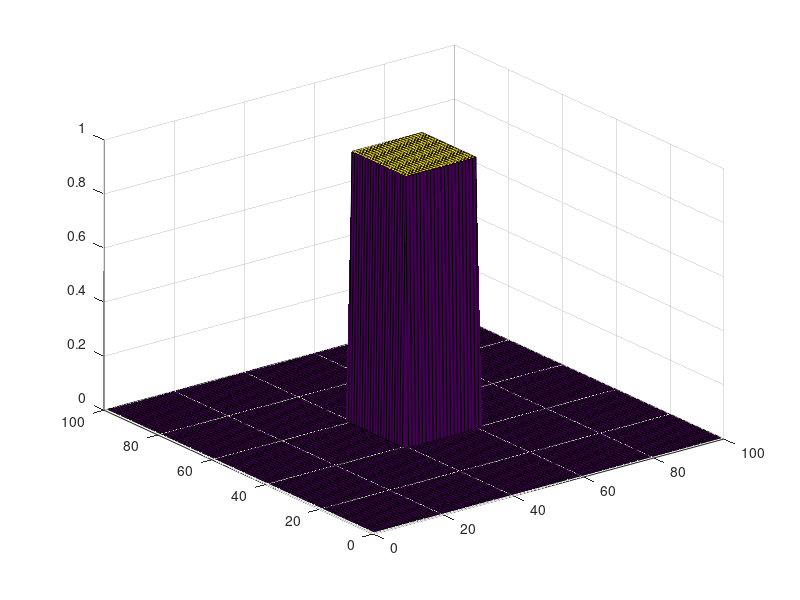

The MATLAB script that drew this image:
clear all;
close all;
clc;

v = [1 2 5 6 77];

x=v;
x=v(:);

x=v(2:4);

%A=[1 2 3; 4 5 6; 7 8 9]
A=floor(3*rand(3,3));
x=A(:,2);
y=A(:,2:3) %all rows of 2nd and 3rd colm
x=A(3,:);

b=A(2:3,2:3)

z=zeros(4,5)
%z(3:4,:)=1   or
z(3:4,:)=ones(2,5)

q=zeros(100)
q(40:60,40:60)=1

surf(q)
